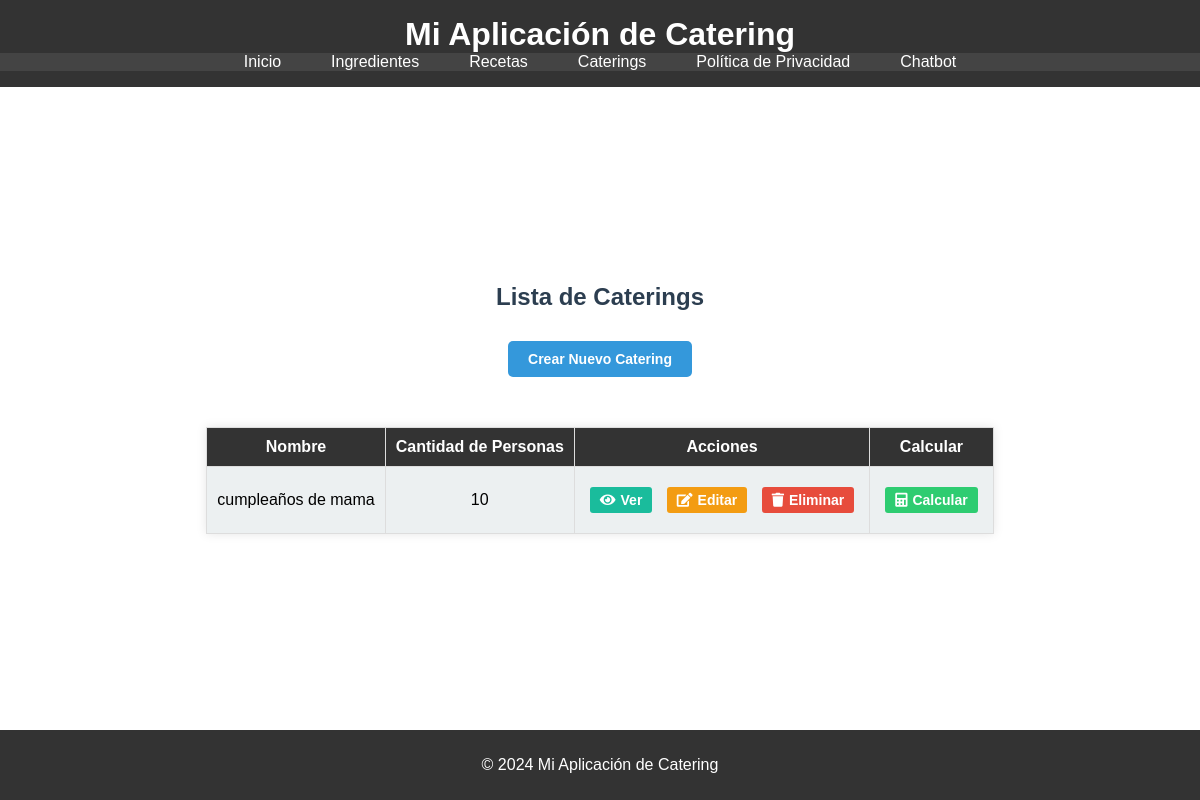
The app's page /calculos/caterings/ with its own data.
### calculos/models.py (models this page shows, shortened)
class Catering(models.Model):
    nombre = models.CharField(max_length=100, default="Catering genérico")
    cantidad_personas = models.PositiveIntegerField()

### calculos/views.py (the view)
# urls.py: path('caterings/', views.lista_caterings, name='lista_caterings'),
def lista_caterings(request):
    caterings = Catering.objects.all()
    return render(request, 'calculos/lista_caterings.html', {'caterings': caterings})

### templates/calculos/lista_caterings.html (shortened to what this page needs)
{% extends 'base.html' %}
{% block content %}
<h2 style="color: #2c3e50;">Lista de Caterings</h2>
<a href="{% url 'agregar_catering' %}" class="btn btn-primary" style="background-color: #3498db; color: white; border: none; padding: 10px 20px; border-radius: 5px; text-decoration: none; font-weight: bold;">Crear Nuevo Catering</a>
<div class="responsive-table" style="margin-top: 20px;">
    <table style="width: 100%; border-collapse: collapse;">
        <thead>
            <tr style="background-color: #34495e; color: white;">
                <th style="padding: 10px;">Nombre</th>
                <th style="padding: 10px;">Cantidad de Personas</th>
                <th style="padding: 10px;">Acciones</th>
                <th style="padding: 10px;">Calcular</th>
            </tr>
        </thead>
        <tbody>
            {% for catering in caterings %}
            <tr style="background-color: {% cycle '#ecf0f1' '#bdc3c7' %};">
                <td data-label="Nombre" style="padding: 10px;">{{ catering.nombre }}</td>
                <td data-label="Cantidad de Personas" style="padding: 10px;">{{ catering.cantidad_personas }}</td>
                <td data-label="Acciones" style="padding: 10px;">
                    {% if catering.id %}
                        <a href="{% url 'ver_catering' catering.id %}" class="btn btn-info" style="background-color: #1abc9c; color: white; padding: 5px 10px; border-radius: 3px; text-decoration: none; font-size: 14px;">
                            <i class="fas fa-eye"></i> Ver
                        </a>
                        <a href="{% url 'editar_catering' catering.id %}" class="btn btn-warning" style="background-color: #f39c12; color: white; padding: 5px 10px; border-radius: 3px; text-decoration: none; font-size: 14px;">
                            <i class="fas fa-edit"></i> Editar
                        </a>
                        <a href="{% url 'eliminar_catering' catering.id %}" class="btn btn-danger" style="background-color: #e74c3c; color: white; padding: 5px 10px; border-radius: 3px; text-decoration: none; font-size: 14px;" onclick="return confirm('¿Estás seguro de eliminar este catering?');">
                            <i class="fas fa-trash"></i> Eliminar
                        </a>
                    {% else %}
                        <p style="color: #e74c3c;">Error: Catering no válido</p>
                    {% endif %}
                </td>
                <td data-label="Calcular" style="padding: 10px;">
                    {% if catering.id %}
                        <a href="{% url 'finalizar_catering' catering.id %}" class="btn btn-success" style="background-color: #2ecc71; color: white; padding: 5px 10px; border-radius: 3px; text-decoration: none; font-size: 14px;">
                            <i class="fas fa-calculator"></i> Calcular
                        </a>
                    {% else %}
                        <p style="color: #e74c3c;">Error: Catering no válido</p>
                    {% endif %}
                </td>
            </tr>
            {% endfor %}
        </tbody>
    </table>
</div>
{% endblock %}

### static/style.css (style rules this page uses)
body { display: flex; flex-direction: column; min-height: 100vh; margin: 0; font-family: Arial, sans-serif; }
table { width: 100%; border-collapse: collapse; margin: 20px 0; background-color: white; box-shadow: 0 0 10px rgba(0, 0, 0, 0.1); }
table th, table td { border: 1px solid #ddd; padding: 10px; text-align: center; }
table th { background-color: #333; color: white; }
a.button, .btn { display: inline-flex; align-items: center; justify-content: center; background-color: #333; color: white; padding: 10px 15px; border-radius: 5px; text-decoration: none; font-size: 14px; font-weight: bold; margin: 10px 5px; transition: background-color 0.3s ease; }
a.btn-primary { background-color: #3498db; }
a.btn-info { background-color: #1abc9c; }
a.btn-warning { background-color: #f39c12; }
a.btn-danger { background-color: #e74c3c; }
a.btn-success { background-color: #2ecc71; }
i { margin-right: 5px; }

### records on screen
Catering: nombre "cumpleaños de mama", cantidad_personas "10", shows "Ver", shows "Calcular"
